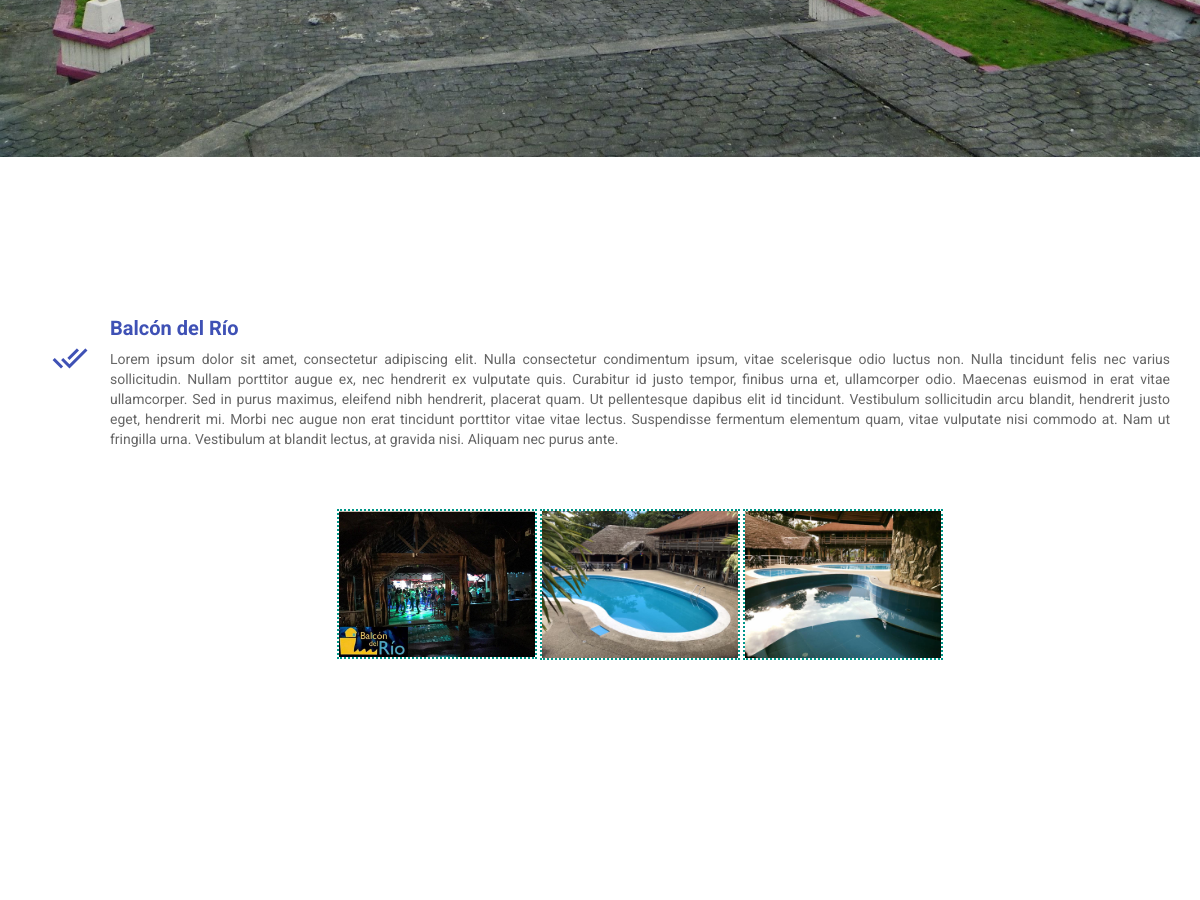
Before: /destino/ver/balcon-del-rio/ (middle part) with the older database file.
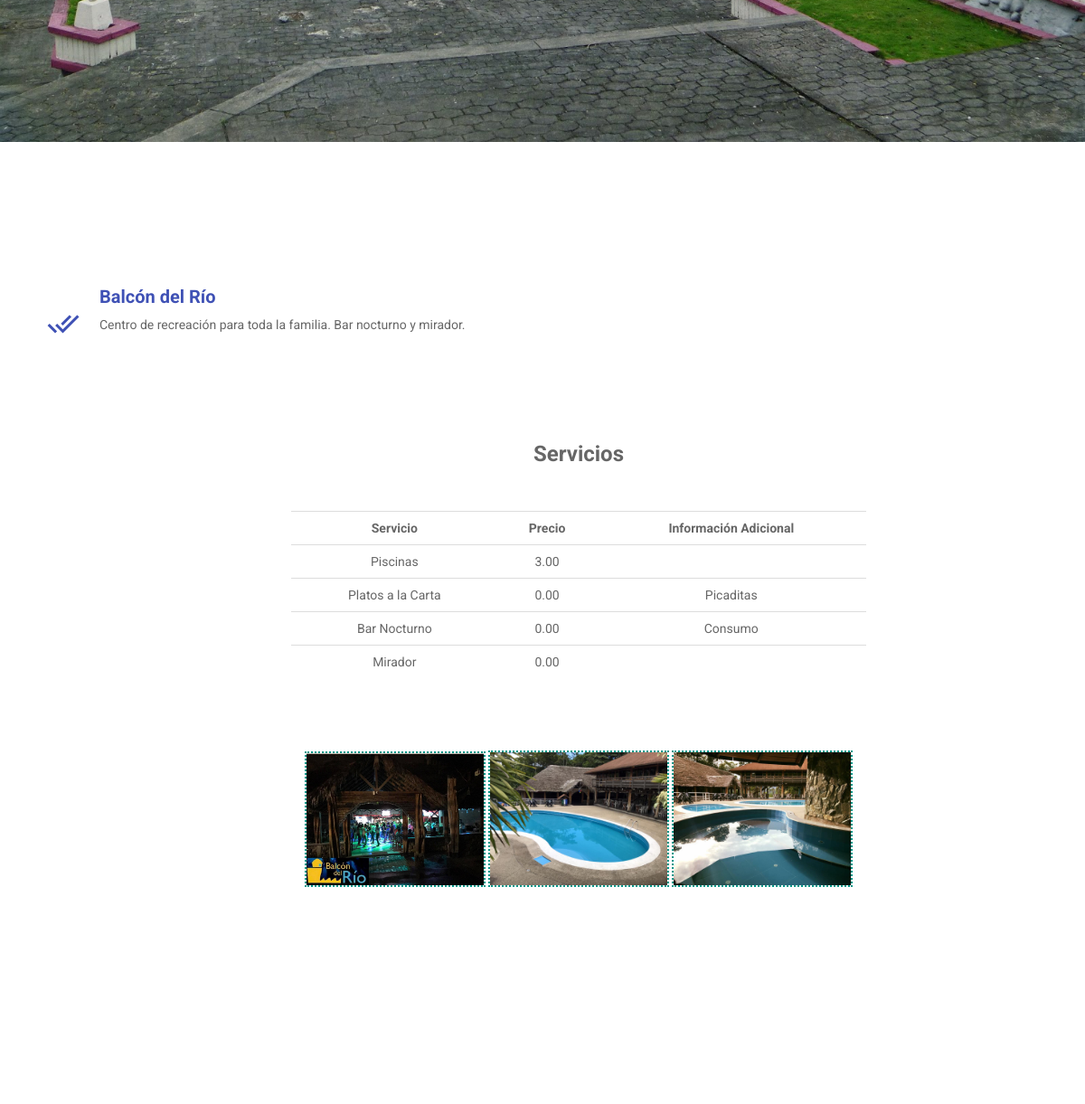
After: the same page with the newer database file.
### centro/models.py (models this page shows, shortened)
class Center(models.Model):
    name = models.TextField(blank=False)
    addres = map_fields.AddressField(max_length=200)
    aditional_information = models.TextField(blank=True, verbose_name='Place Description')
    geolocation = map_fields.GeoLocationField(max_length=100)
    slug = AutoSlugField(unique=True, populate_from='name', always_update=True)
    user = models.OneToOneField(User, unique=True, null=True)
    free = models.BooleanField(default=False)
    service = models.ManyToManyField(Service, through='ServiceCenter')

class Picture(models.Model):
    picture = models.ImageField()
    center = models.ForeignKey(Center)

class ServiceCenter(models.Model):
    center = models.ForeignKey(Center)
    service = models.ForeignKey(Service)
    cost = models.DecimalField(max_digits=10,
                               decimal_places=2,
                               blank=False,
                               default=00.00)
    observation = models.TextField(blank=True)

### servicio/models.py (models this page shows, shortened)
class Service(models.Model):
    name = models.CharField(max_length=256, unique=True)
    slug = AutoSlugField(unique=True, populate_from='name', always_update=True, null=True, default=name)

### centro/views.py (the view)
# urls.py: url(r'^destino/ver/(?P<slug>[-\w ]+)/$', CenterDetailView.as_view(), name='center_detail'),
class CenterDetailView(DetailView):
    model = Center
    template_name = 'center_detail.html'
    slug_field = 'slug'
    context_object_name = 'center'
    def get_context_data(self, **kwargs):
        context =  super(CenterDetailView, self).get_context_data(**kwargs)
        context['pictures'] = Picture.objects.filter(center__slug=self.object.slug)
        context['request'] = self.request
        if self.request.user.is_authenticated():
            user = Usuario.objects.filter(user = self.request.user)
            center = Center.objects.filter(user=user)
            if center.exists():
                context['verification'] = False
                context['center_view'] = Center.objects.get(user=user)
            else:
                context['verification'] = True
        else:
            context['verification'] = True
        return context

### centro/templatetags/app_filters.py (called while the page is built)
@register.filter(name='servicesMTM')
def servicesMTM(value):
    services = ServiceCenter.objects.filter(center=value)
    return services

### centro/templates/center_detail.html (shortened to what this page needs)
{% extends 'base.html' %}
{% load app_filters %}
{% block content %}
    <div class="col-md-12 col-sm-12 wow fadeInDown">
            <div class="features">
              <div class="icon">
                <i class="mdi-action-done-all"></i>
              </div>
              <div class="features-text">
                <h4>{{ center.name }}</h4>
                <p style="text-align: justify;">
                  {{ center.aditional_information|linebreaksbr }}
                </p>
                {% if center.id|servicesMTM %}
                    <br><br><br><br><div class="table-responsive" style="max-width: 60%; margin: auto auto;">
                        <br><h3 style="text-align: center;"><b>Servicios </b></h3><br><br>
                      <table class="table">
                        <tr align="center">
                            <td><b>Servicio</b></td>
                            <td><b>Precio</b></td>
                            <td><b>Información Adicional</b></td>
                        </tr>
                          {% for service in center.id|servicesMTM %}
                              <tr align="center">
                                  <td>{{ service.service.name }}</td>
                                  <td>{{ service.cost }}</td>
                                  <td>{{ service.observation }}</td>
                              </tr>
                          {% endfor %}
                      </table>
                    </div>
              {% endif %}
              </div>
            </div>
    </div>
    <div id="links" class="col-md-12 col-sm-12">
        <div class="features">
              <div class="features-text" style="margin: auto auto; text-align: center;">
                {% for picture in pictures %}
                <a href="{% url 'ver_imagen' picture.picture %}">
                    <img src="{% url 'ver_imagen' picture.picture %}" style="max-width: 200px; border-style:dotted;border-width:2px;">
                </a>
                {% endfor %}
              </div>
        </div>
    </div>
{% endblock %}
{% block map%}
    <div class="col-md-12 col-sm-12" style="height: 500px;">
        <div class="features" style="height: 500px;">
              <div class="features-text" style="height: 500px;">
                <div id="map" class="row" style="height: 500px;"></div>
              </div>
        </div>
    </div>
  {% endblock %}

### centro/templates/base.html (shortened to what this page needs)
{% load static %}
<!doctype html>
<html lang="en">
  <head>
    <link href="{% static 'css/bootstrap.min.css'%}" rel="stylesheet">
    <link href="//cdn.muicss.com/mui-0.9.9-rc1/css/mui.min.css" rel="stylesheet" type="text/css" />
    <link rel="stylesheet" href="{% static 'fonts/font-awesome.min.css'%}" type="text/css" media="screen">
    <link href="{% static 'css/material.min.css' %}" rel="stylesheet">
    <link href="{% static 'css/ripples.min.css' %}" rel="stylesheet">
    <link href="{% static 'css/main.css' %}" rel="stylesheet">
    <link href="{% static 'css/responsive.css' %}" rel="stylesheet">
    <link href="{% static 'css/animate.min.css' %}" rel="stylesheet">
      <link rel="stylesheet" href="{% static 'css/blueimp-gallery.min.css' %}">
  </head>
  <body>
  	<div class="content-wrap">
     <header class="hero-area" id="home">
    </header>
    <section id="features" class="section">
      <div class="container">
        <div class="row">
          {% block content %}
          {% endblock %}
           {% block map %}
           {% endblock %}
        </div>
      </div>
    </section>
    </div>
  </body>
</html>

### centro/static/css/main.css (style rules this page uses)
body { font-family: 'Roboto', sans-serif; color: #666; font-size: 14px; font-weight: 400; background: #fff; }
.row { padding: 30px 0; }
.section { padding: 90px 0; }
.content-wrap { -webkit-transition: -webkit-transform 0.4s; transition: transform 0.4s; -webkit-transition-timing-function: cubic-bezier(0.7, 0, 0.3, 1); transition-timing-function: cubic-bezier(0.7, 0, 0.3, 1); }
.hero-area { background: url(../img/hero-area.jpg) no-repeat; background-size: cover; background-position: center bottom; color: #fff; overflow: hidden; padding: 90px 0; }
@media (min-width: 1200px) { .hero-area { padding: 280px 0; } }
#features { background: #fff; }
#features .features { margin: 30px 0; }
#features .features .icon { float: left; text-align: center; }
#features .features .icon i { width: 80px; height: 80px; line-height: 80px; border-radius: 50%; font-size: 36px; color: #3f51b5; }
#features .features h4 { margin-bottom: 10px; font-size: 20px; font-weight: 700; color: #3f51b5; }
#features .features .features-text { padding-left: 80px; }
#features .features .features-text p { margin: 0; }

Changed rows visible on the page:
changed Center "Balcón del Río": aditional_information "Lorem ipsum dolor sit amet, consectetur adipiscing elit. Nulla consectetur condimentum ipsum, vitae scelerisque odio luctus non. Nulla tincidunt felis nec varius sollicitudin. Nullam porttitor augue ex, nec hendrerit ex vulputate quis. Curabitur id justo tempor, finibus urna et, ullamcorper odio. Maecenas euismod in erat vitae ullamcorper. Sed in purus maximus, eleifend nibh hendrerit, placerat quam. Ut pellentesque dapibus elit id tincidunt. Vestibulum sollicitudin arcu blandit, hendrerit justo eget, hendrerit mi. Morbi nec augue non erat tincidunt porttitor vitae vitae lectus. Suspendisse fermentum elementum quam, vitae vulputate nisi commodo at. Nam ut fringilla urna. Vestibulum at…" → "Centro de recreación para toda la familia. Bar nocturno y mirador."
added ServiceCenter: service.name "Piscinas", cost "3.00"
added ServiceCenter: service.name "Platos a la Carta", cost "0.00", observation "Picaditas"
added ServiceCenter: service.name "Bar Nocturno", cost "0.00", observation "Consumo"
added ServiceCenter: service.name "Mirador", cost "0.00"
Other visible differences:
text now shown: "Servicios Servicio Precio Información Adicional"
